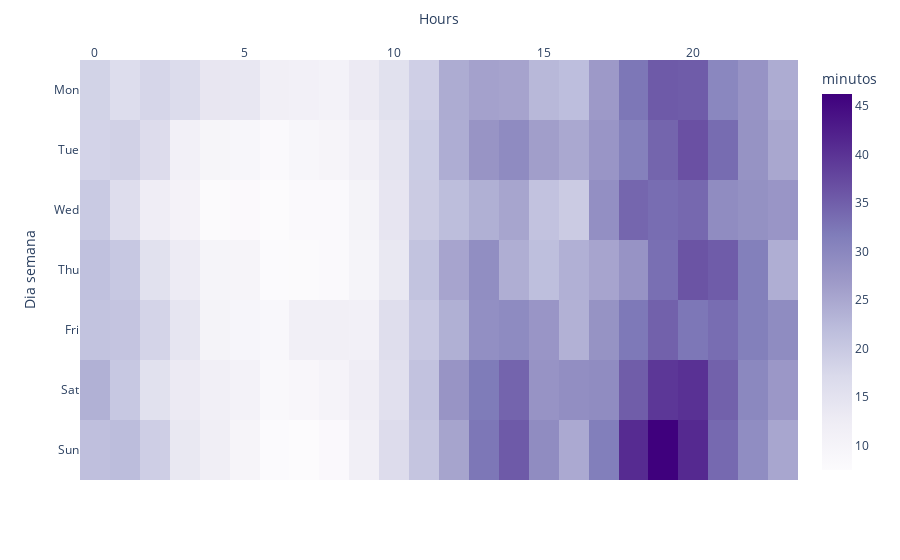

Notebook code for this chart:
### Code cell
fig = px.imshow(diasem_pv,aspect="auto",
                labels=dict(x="Hours", y="Dia semana", color="minutos"),
                x=list(diasem_mins.horas.unique()),
                y=nombre_dias,
                color_continuous_scale='purples'
               )
fig.update_xaxes(side="top")
fig.show()

### Figure 1 — Plotly figure (JSON) as saved in the notebook; plotly's stock layout.template omitted (floating-point values rounded to 4 significant figures; data arrays with more than 128 entries replaced by an {"elided": "..."} marker saying what was removed)
{"data": [{"coloraxis": "coloraxis", "hovertemplate": "Hours: %{x}<br>Dia semana: %{y}<br>minutos: %{z}<extra></extra>", "name": "0", "type": "heatmap", "x": [0, 1, 2, 3, 4, 5, 6, 7, 8, 9, 10, 11, 12, 13, 14, 15, 16, 17, 18, 19, 20, 21, 22, 23], "xaxis": "x", "y": ["Mon", "Tue", "Wed", "Thu", "Fri", "Sat", "Sun"], "yaxis": "y", "z": {"elided": "7x24 float values"}}], "layout": {"coloraxis": {"colorbar": {"title": {"text": "minutos"}}, "colorscale": [[0, "rgb(252,251,253)"], [0.125, "rgb(239,237,245)"], [0.25, "rgb(218,218,235)"], [0.375, "rgb(188,189,220)"], [0.5, "rgb(158,154,200)"], [0.625, "rgb(128,125,186)"], [0.75, "rgb(106,81,163)"], [0.875, "rgb(84,39,143)"], [1, "rgb(63,0,125)"]]}, "margin": {"t": 60}, "xaxis": {"anchor": "y", "domain": [0, 1], "side": "top", "title": {"text": "Hours"}}, "yaxis": {"anchor": "x", "autorange": "reversed", "domain": [0, 1], "title": {"text": "Dia semana"}}}}
